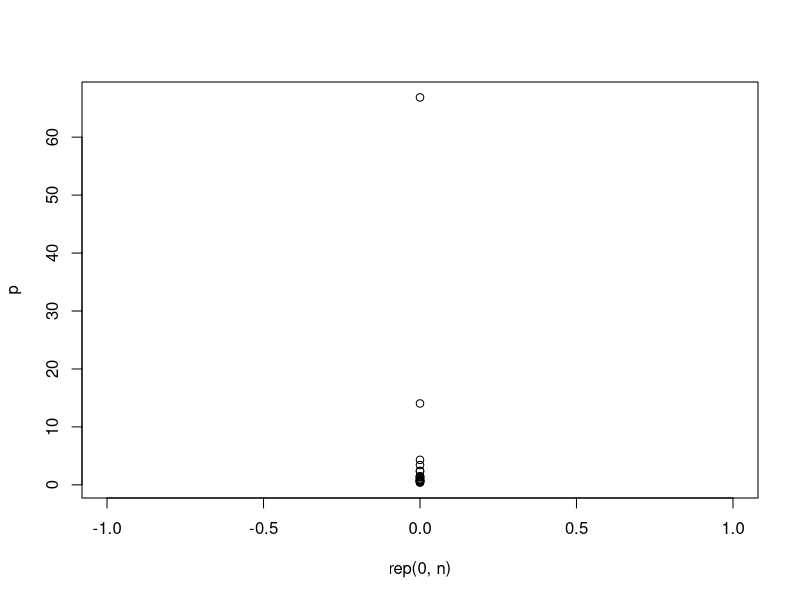

This chart was generated by the following R code: (Note: this script raises an error after producing the figure.)
library(dplyr)
library(tidyr)
library(ggplot2)

set.seed(10)
n = 20
w = rexp(n, rate = 1)
p = sort(1/w, decreasing = TRUE)
num_signif = 2
x_lower = -3
x_upper = 3
s = 6
u = round(runif(n)*(x_upper - x_lower) - x_upper, digits = num_signif) 
x_pnts = seq(x_lower - s, x_upper + s, by = 10^(-num_signif))
y_norm = dnorm(x_pnts)

plot(rep(0, n), p)

# plot(0,0, xlim = c(x_lower,x_upper), ylim = c(0, max(p)*dnorm(0) + 0.1), col  ="white")
pmax_vec = rep(0, length(x))
df = NULL

for(i in 1:n){
  
  x_i = x_pnts + u[i]
  y_i = y_norm*p[i]
  
  df_i = data.frame(x = x_i, y = y_i) %>% 
    mutate(sim = i)
    
  df = rbind(df, df_i)
  # lines(x_i, y_i, col = "gray")
  
}

df_spread = df %>% 
  mutate(x = round(x, digits = num_signif)) %>%
  spread(key = sim, value = y)

pmax_which = apply(df_spread %>% select(-x), 1, which.max) %>% unique()
pmax_vec = apply(df_spread %>% select(-x), 1, max, na.rm = TRUE)

# points(df_spread$x, pmax_vec, col = "red")

ggplot() + 
  geom_line(data = df %>% filter(sim %in% 1:15), aes(x= x, y =y, group = sim), col = "gray") + 
  geom_line(data = NULL, aes(x = df_spread$x, y = pmax_vec), linetype = "dotted", col = "red", size = 2) + 
  theme_bw() + 
  xlim(limits = c(x_lower, x_upper))
